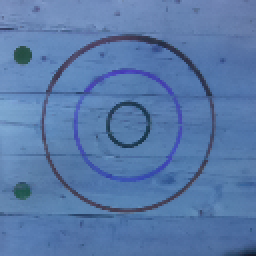
#> input picture axe_images/ring_calib/2019-10-31_23:59:59_diff:2563.png, 128 x 128 px, given as the content of the folder ../../../axe_images/negative_compare, which was not available (shown 2 times larger)
$ python resize_relabel_best_match_neg.py
#> lines starting #> are read from the running program, lines starting #| are printed output that depends on the picture; pictures that were not available may be replaced by others from this repository, and a replacement may not be noted
### scripts_rpi/helpers/resize_relabel_images.py
import numpy as np
import cv2
import os
import xml.etree.ElementTree

positives_dir = "../../../axe_images/positives"
labels_dir = "../../../axe_images/annotated_positives"

new_positives_dir = "../../../axe_images/new_positives"
new_labels_dir = "../../../axe_images/new_annotated"

FINAL_SIZE = 128
SCALE = 0.25  # 512 -> 128 size images
orig_h, orig_w = 700, 600
target_center = (357, 347)  # (row, col), found manually
orig_center = (350, 300)
dcy, dcx = target_center[0] - orig_center[0], 0
target_h, target_w = 512, 512
cy, cx = target_center
dy, dx = target_h//2, target_w//2
top, bot, left, right = cy-dy, cy+dy, cx-dx, cx+dx

# [50 lines left out: functions get_warp, transform_ring, main, resize_img, not called in this run]

def manually_resize(img_file, save=True):
#> called with save = True
    cy, cx = target_center
    dy, dx = target_h//2, target_w//2
    top, bot, left, right = cy-dy, cy+dy, cx-dx, cx+dx
    label_shift_h, label_shift_w = top - 0, left - 0
    img = cv2.imread(filename=img_file)
#> img is the input picture: shape (128, 128, 3); mean B, G, R 168.7, 120.8, 87.8
    img = img[top:bot, left:right]
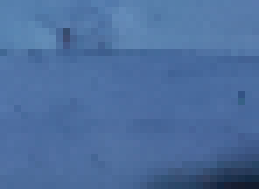
#> img: shape (27, 37, 3) (shown 7 times larger); mean B, G, R 157.7, 110.2, 76.9

    # scale down to 128 x 128
    img = cv2.resize(img, dsize=(FINAL_SIZE, FINAL_SIZE))
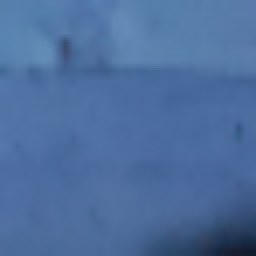
#> img: shape (128, 128, 3) (shown 2 times larger); mean B, G, R 157.6, 110.1, 76.7
    if save: cv2.imwrite("mini_" + img_file, img)
    return img


# [34 lines left out: function offset_label, not called in this run]


# [3 lines that do not run on import are left out]

### scripts_rpi/classical_approach/find_diff_images.py
import os
import numpy as np
import cv2
import argparse
import yaml
import datetime

from classical_approach.process_image import count_diff_SSIM
import re


# format = "2019-11-04"
# date = format[8:10]

"""
Instructions:

If the difference image looks ok, press 'y'. else, press 'n'.
Pressing 'y' will store difference image in folder.
Pressing 'n' will add to missed list, which you will have to find a better
negative to compare to.
"""

positives_dir = "../../../axe_images/positives"
negatives_dir = "../../../axe_images/negative_compare"
diff_img_dir = "../../../axe_images/differences"
YAML_FILEPATH = "default_params.yaml"
file_format = "%Y-%m-%d_%H:%M:%S"

def get_date(file):
    date_match = re.search('\d{4}-\d{2}-\d{2}_\d{2}:\d{2}:\d{2}', file)
    date = datetime.datetime.strptime(date_match.group(), file_format)
    return date

def find_best_neg(negatives_map, negatives_list, pos_file):
    # '2019-10-31_23:59:59_diff:2563.png'
    target = get_date(pos_file)
    best_date = min(negatives_list, key=lambda date : abs(target-date))
    return negatives_map[best_date]

# [48 lines left out: function main, not called in this run]

# [2 lines that do not run on import are left out]

### scripts_rpi/resize_relabel_best_match_neg.py
import os
import numpy as np
import cv2
import argparse
import yaml
import datetime

from classical_approach.find_diff_images import get_date, find_best_neg
from helpers.resize_relabel_images import manually_resize
import re

positives_dir = "../../../axe_images/positives"
negatives_dir = "../../../axe_images/negative_compare"
mini_negatives_dir = "../../../axe_images/ring_calib"


def main():
    # store all negative filenames in mapping from date to the filename
    neg_date_to_file = dict()  # datetime -> datetime-specific filepath
    neg_dates = []  # all datetimes
    for neg_file in os.listdir(negatives_dir):
        if neg_file == ".DS_Store": continue
        date = get_date(neg_file)
        neg_dates.append(date)
        neg_date_to_file[date] = neg_file

    # loop through all positives, generate diff image, store
    all_pos = os.listdir(positives_dir)
    pos_to_neg = dict()

    for pos_file in all_pos:
        if pos_file == ".DS_Store": continue
        pos_path = os.path.join(positives_dir, pos_file)
        neg_file = find_best_neg(neg_date_to_file, neg_dates, pos_file)
        mini_neg_img = manually_resize(os.path.join(negatives_dir, neg_file))
        cv2.imwrite(os.path.join(mini_negatives_dir, neg_file), mini_neg_img)
        pos_to_neg[pos_file] = neg_file

    np.savez("pos_to_neg_mapping", pos_to_neg=pos_to_neg)


if __name__ == "__main__":
    main()

$ run again, on axe_images/ring_calib/2019-11-01_20:23:40_diff:600.png
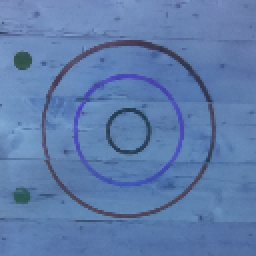
#> input picture axe_images/ring_calib/2019-11-01_20:23:40_diff:600.png, 128 x 128 px, given as the content of the folder ../../../axe_images/negative_compare, which was not available (shown 2 times larger)
#> in manually_resize, img is the input picture: shape (128, 128, 3); mean B, G, R 171.6, 124.1, 94.2
#> in manually_resize, `img = img[top:bot, left:right]`:
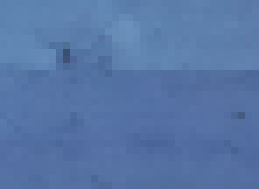
#> img: shape (27, 37, 3) (shown 7 times larger); mean B, G, R 166.2, 118.1, 87.1
#> in manually_resize, `img = cv2.resize(img, dsize=(FINAL_SIZE, FINAL_SIZE))`:
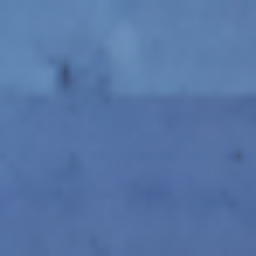
#> img: shape (128, 128, 3) (shown 2 times larger); mean B, G, R 166.1, 117.9, 86.9

$ run again, on axe_images/ring_calib/2019-11-02_01:52:35_diff:611.png
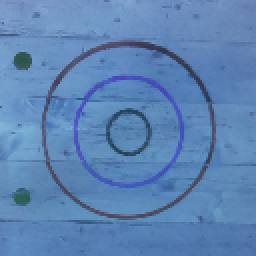
#> input picture axe_images/ring_calib/2019-11-02_01:52:35_diff:611.png, 128 x 128 px, given as the content of the folder ../../../axe_images/negative_compare, which was not available (shown 2 times larger)
#> in manually_resize, img is the input picture: shape (128, 128, 3); mean B, G, R 180.3, 131.8, 92.8
#> in manually_resize, `img = img[top:bot, left:right]`:
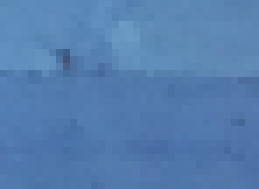
#> img: shape (27, 37, 3) (shown 7 times larger); mean B, G, R 175.7, 126.1, 85.2
#> in manually_resize, `img = cv2.resize(img, dsize=(FINAL_SIZE, FINAL_SIZE))`:
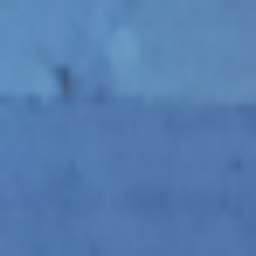
#> img: shape (128, 128, 3) (shown 2 times larger); mean B, G, R 175.5, 126, 85.1
